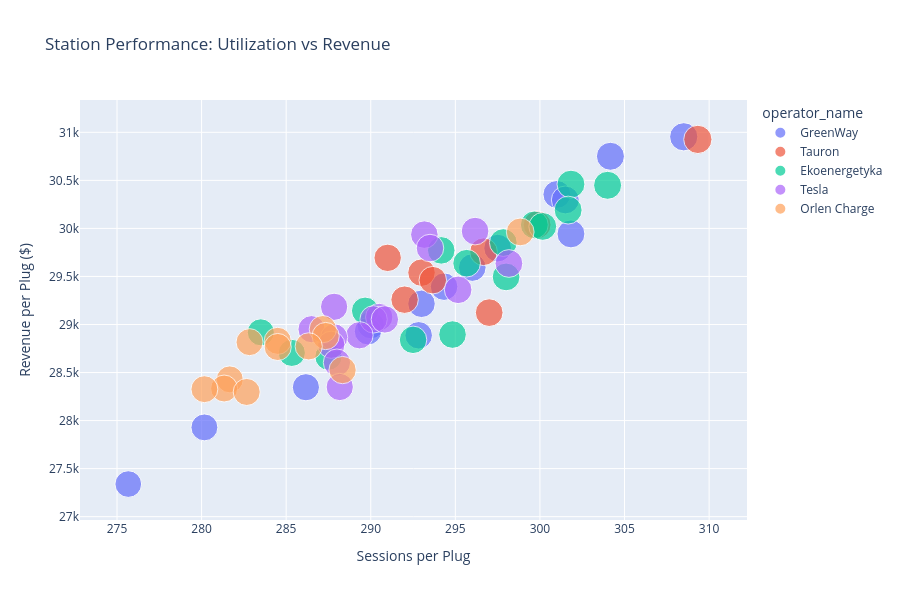

Notebook source saved alongside this figure:
### Code cell
# Station Performance Scatter Plot
fig = px.scatter(station_metrics, 
                 x='sessions_per_plug', 
                 y='revenue_per_plug',
                 size='total_sessions',
                 color='operator_name',
                 hover_data=['station_id', 'district_name'],
                 title='Station Performance: Utilization vs Revenue',
                 labels={'sessions_per_plug': 'Sessions per Plug', 
                        'revenue_per_plug': 'Revenue per Plug ($)'})
fig.update_layout(height=600)
fig.show()

### Figure 1 — Plotly figure (JSON) as saved in the notebook; plotly's stock layout.template omitted (floating-point values rounded to 4 significant figures)
{"data": [{"customdata": [[150, "Wesoła"], [27, "Wesoła"], [157, "Żoliborz"], [136, "Wesoła"], [68, "Włochy"], [73, "Targówek"], [97, "Wola"], [160, "Targówek"], [85, "Śródmieście"], [67, "Wilanów"], [175, "Śródmieście"], [164, "Ochota"], [82, "Ochota"], [53, "Wilanów"], [1, "Ursynów"]], "hovertemplate": "operator_name=GreenWay<br>Sessions per Plug=%{x}<br>Revenue per Plug ($)=%{y}<br>total_sessions=%{marker.size}<br>station_id=%{customdata[0]}<br>district_name=%{customdata[1]}<extra></extra>", "legendgroup": "GreenWay", "marker": {"color": "#636efa", "size": [1851, 1825, 1806, 1809, 1811, 1785, 1776, 1766, 1758, 1740, 1739, 1757, 1717, 1681, 1654], "sizemode": "area", "sizeref": 4.64, "symbol": "circle"}, "mode": "markers", "name": "GreenWay", "orientation": "v", "showlegend": true, "type": "scatter", "x": [308.5, 304.2, 301, 301.5, 301.8, 297.5, 296, 294.3, 293, 290, 289.8, 292.8, 286.2, 280.2, 275.7], "xaxis": "x", "y": [30950.0, 30750.0, 30350.0, 30300.0, 29940.0, 29790.0, 29590.0, 29390.0, 29220.0, 28990.0, 28930.0, 28890.0, 28350.0, 27930.0, 27340.0], "yaxis": "y"}, {"customdata": [[163, "Wesoła"], [119, "Wilanów"], [70, "Targówek"], [104, "Ursynów"], [20, "Ursynów"], [88, "Śródmieście"], [176, "Mokotów"], [14, "Wilanów"]], "hovertemplate": "operator_name=Tauron<br>Sessions per Plug=%{x}<br>Revenue per Plug ($)=%{y}<br>total_sessions=%{marker.size}<br>station_id=%{customdata[0]}<br>district_name=%{customdata[1]}<extra></extra>", "legendgroup": "Tauron", "marker": {"color": "#EF553B", "size": [1856, 1799, 1780, 1746, 1758, 1762, 1752, 1782], "sizemode": "area", "sizeref": 4.64, "symbol": "circle"}, "mode": "markers", "name": "Tauron", "orientation": "v", "showlegend": true, "type": "scatter", "x": [309.3, 299.8, 296.7, 291, 293, 293.7, 292, 297], "xaxis": "x", "y": [30930.0, 30040.0, 29760.0, 29690.0, 29540.0, 29460.0, 29260.0, 29120.0], "yaxis": "y"}, {"customdata": [[36, "Ursynów"], [92, "Ursynów"], [124, "Rembertów"], [61, "Wesoła"], [18, "Wesoła"], [28, "Wilanów"], [60, "Włochy"], [145, "Ochota"], [122, "Ursynów"], [144, "Mokotów"], [130, "Włochy"], [155, "Bemowo"], [78, "Rembertów"], [126, "Wesoła"], [165, "Mokotów"]], "hovertemplate": "operator_name=Ekoenergetyka<br>Sessions per Plug=%{x}<br>Revenue per Plug ($)=%{y}<br>total_sessions=%{marker.size}<br>station_id=%{customdata[0]}<br>district_name=%{customdata[1]}<extra></extra>", "legendgroup": "Ekoenergetyka", "marker": {"color": "#00cc96", "size": [1811, 1824, 1810, 1798, 1801, 1787, 1765, 1774, 1788, 1738, 1701, 1769, 1755, 1712, 1725], "sizemode": "area", "sizeref": 4.64, "symbol": "circle"}, "mode": "markers", "name": "Ekoenergetyka", "orientation": "v", "showlegend": true, "type": "scatter", "x": [301.8, 304, 301.7, 299.7, 300.2, 297.8, 294.2, 295.7, 298, 289.7, 283.5, 294.8, 292.5, 285.3, 287.5], "xaxis": "x", "y": [30460.0, 30450.0, 30190.0, 30040.0, 30020.0, 29850.0, 29770.0, 29640.0, 29500.0, 29140.0, 28920.0, 28900.0, 28840.0, 28700.0, 28660.0], "yaxis": "y"}, {"customdata": [[21, "Ursynów"], [64, "Mokotów"], [62, "Bemowo"], [55, "Żoliborz"], [159, "Wesoła"], [29, "Wilanów"], [153, "Wilanów"], [134, "Ochota"], [102, "Włochy"], [116, "Wesoła"], [63, "Wesoła"], [100, "Targówek"], [182, "Ursynów"], [118, "Wesoła"], [90, "Ursynów"]], "hovertemplate": "operator_name=Tesla<br>Sessions per Plug=%{x}<br>Revenue per Plug ($)=%{y}<br>total_sessions=%{marker.size}<br>station_id=%{customdata[0]}<br>district_name=%{customdata[1]}<extra></extra>", "legendgroup": "Tesla", "marker": {"color": "#ab63fa", "size": [1777, 1759, 1761, 1789, 1771, 1727, 1743, 1741, 1745, 1719, 1736, 1727, 1726, 1728, 1729], "sizemode": "area", "sizeref": 4.64, "symbol": "circle"}, "mode": "markers", "name": "Tesla", "orientation": "v", "showlegend": true, "type": "scatter", "x": [296.2, 293.2, 293.5, 298.2, 295.2, 287.8, 290.5, 290.2, 290.8, 286.5, 289.3, 287.8, 287.7, 288, 288.2], "xaxis": "x", "y": [29970.0, 29940.0, 29800.0, 29630.0, 29360.0, 29180.0, 29080.0, 29050.0, 29050.0, 28950.0, 28890.0, 28870.0, 28790.0, 28600.0, 28350.0], "yaxis": "y"}, {"customdata": [[98, "Wola"], [131, "Ursynów"], [146, "Ursynów"], [33, "Ochota"], [106, "Wilanów"], [81, "Włochy"], [13, "Włochy"], [51, "Ursus"], [115, "Ursus"], [109, "Targówek"], [156, "Mokotów"], [141, "Ursynów"]], "hovertemplate": "operator_name=Orlen Charge<br>Sessions per Plug=%{x}<br>Revenue per Plug ($)=%{y}<br>total_sessions=%{marker.size}<br>station_id=%{customdata[0]}<br>district_name=%{customdata[1]}<extra></extra>", "legendgroup": "Orlen Charge", "marker": {"color": "#FFA15A", "size": [1793, 1723, 1724, 1707, 1697, 1718, 1707, 1730, 1690, 1688, 1681, 1696], "sizemode": "area", "sizeref": 4.64, "symbol": "circle"}, "mode": "markers", "name": "Orlen Charge", "orientation": "v", "showlegend": true, "type": "scatter", "x": [298.8, 287.2, 287.3, 284.5, 282.8, 286.3, 284.5, 288.3, 281.7, 281.3, 280.2, 282.7], "xaxis": "x", "y": [29960.0, 28950.0, 28880.0, 28830.0, 28820.0, 28770.0, 28770.0, 28530.0, 28430.0, 28330.0, 28330.0, 28300.0], "yaxis": "y"}], "layout": {"height": 600, "legend": {"itemsizing": "constant", "title": {"text": "operator_name"}, "tracegroupgap": 0}, "title": {"text": "Station Performance: Utilization vs Revenue"}, "xaxis": {"anchor": "y", "domain": [0, 1], "title": {"text": "Sessions per Plug"}}, "yaxis": {"anchor": "x", "domain": [0, 1], "title": {"text": "Revenue per Plug ($)"}}}}
